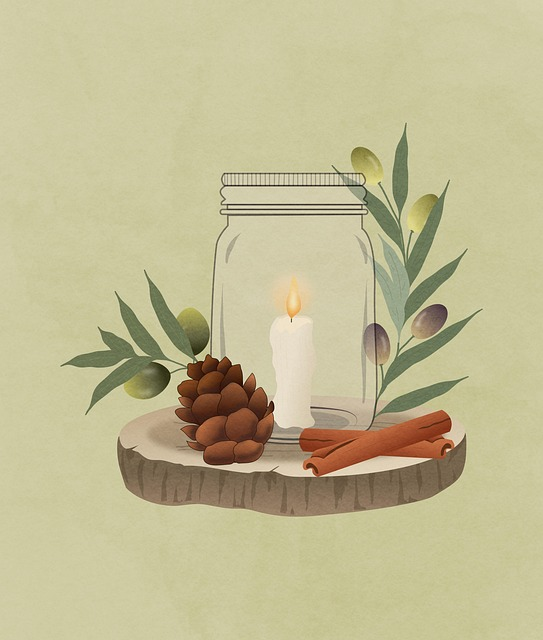
#> input picture candle.png, 543 x 640 px
$ python trab_binarios.py
#> lines starting #> are read from the running program, lines starting #| are printed output that depends on the picture
from PIL import Image
import numpy as np

def main(): #definindo a função principal
    #carregar a imagem que deve estar na pasta do script

    img = Image.open("candle.png")
#> img is the input picture: PIL image 543x640 RGBA; mean R, G, B, A 193.4, 187.2, 147.5, 255
    img.show() #abre com o visualizador padrão

    #converter a imagem em binario puros- bytes
    img_data = np.array(img) #Converte o objeto imagem em um array NumPy.
    # Este array contém os valores numéricos de cada pixel (por exemplo, valores RGB).
    binary_data = img_data.tobytes() #Converte o array NumPy em uma sequência pura de bytes (dados binários crus).

    #salvar os dados binarios em um arquivo .bin
    with open('original_img.bin', 'wb') as file: file.write(binary_data)

    #copiar o arquivo binário
    with open('original_img.bin', 'rb') as original_file:
        data = original_file.read()

    with open('copy_img.bin', 'wb') as copy_file: #ler arquivo bin
        copy_file.write(data) #copia de arquivo

    #manipulação dos dados do arq binario cópia
    #exemplo: Inverter o bytes
    with (open('copy_img.bin', 'rb')) as file:
        data =  bytearray(file.read()) #lê o conteudo do arq bin e converte em um obj array- lista

    #inverte todos os bytes
    data = data[::-1] #usa um slice python para =reverter a ordem de todos os bytes na lista

    with open('copy_img.bin', 'wb') as file:
        file.write(data) # o arquivo é sobrescdrito com os bytes invertidos

    #carregar e mostrar a imagem manipulada
    #np.frombuffer converte os bytes de volta para um array NumPy
    #trata cada byte com uminteio de 8bits -> uint8
    # reshape reorganiza o array de volta ao formato original
    modified_data = np.frombuffer(data, dtype=np.uint8).reshape(img_data.shape)

    #cria um novo obj imagem a partir do array modificado
    modified_img = Image.fromarray(modified_data)
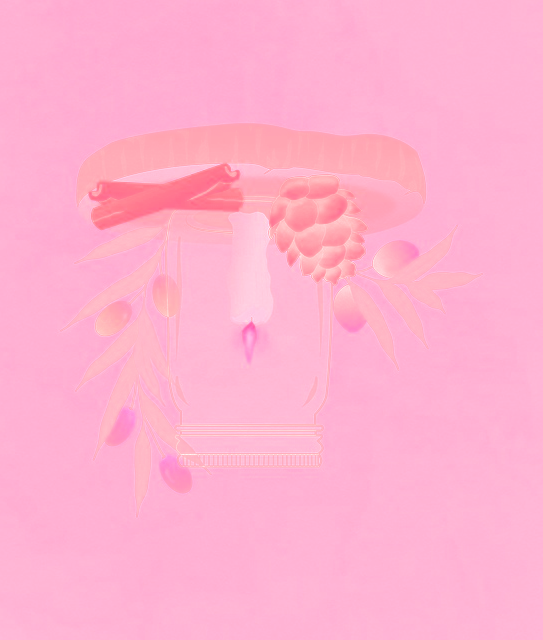
#> modified_img: PIL image 543x640 RGBA; mean R, G, B, A 255, 147.5, 187.2, 193.4; transparent parts drawn white

    #mostra a imagem que pode estar distorcida
    modified_img.show()

# garante que execução da função principal
if __name__ == '__main__':
    main()
